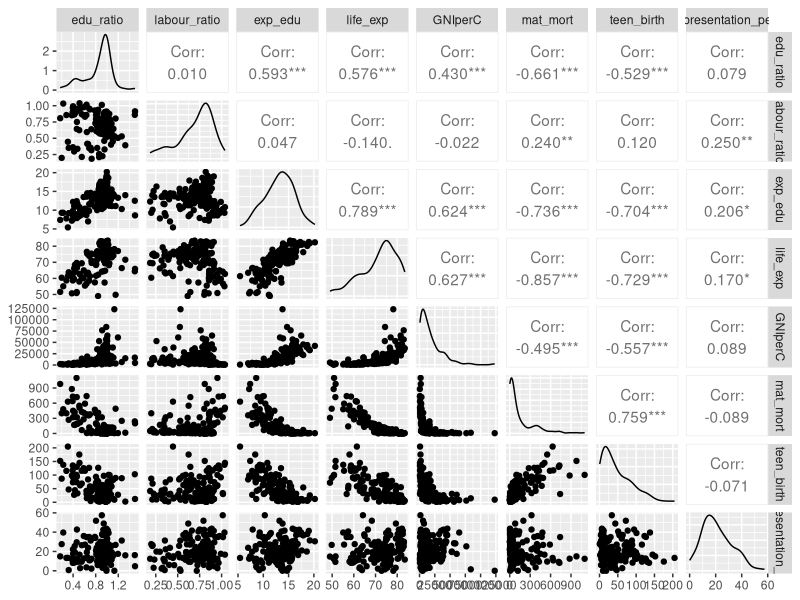
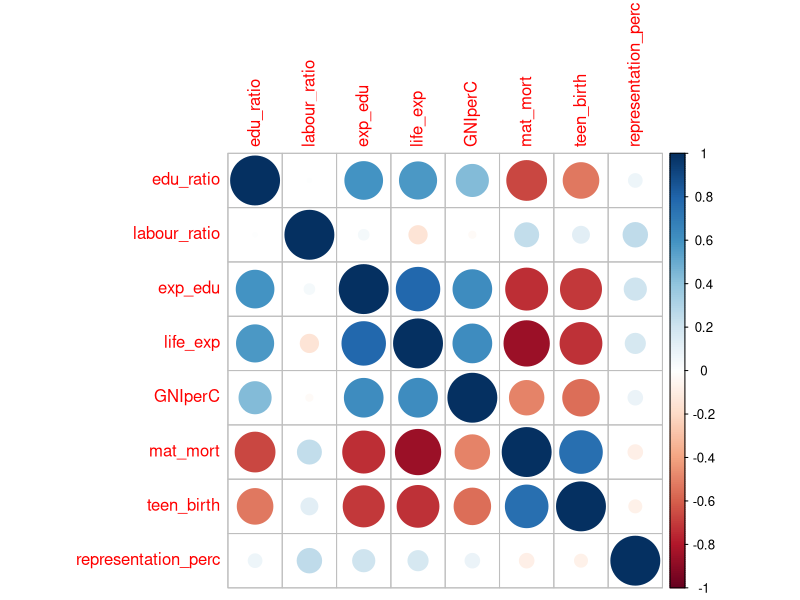
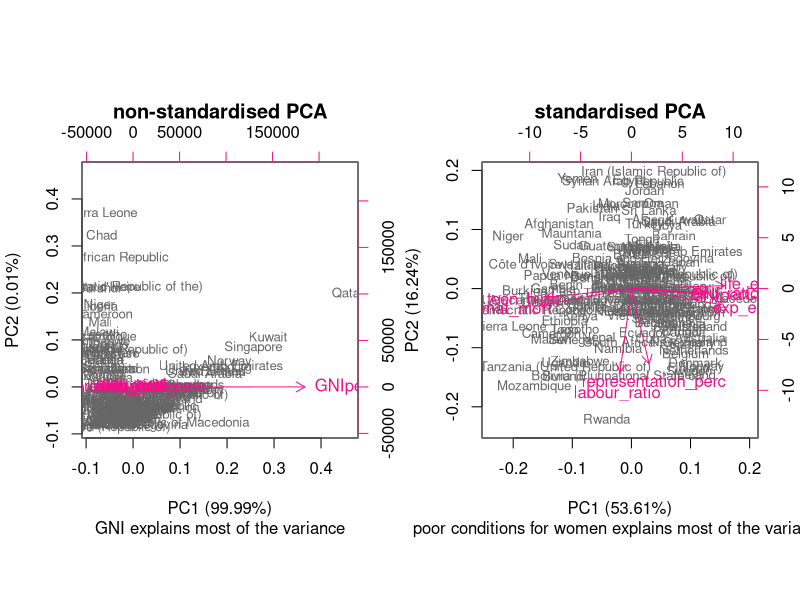
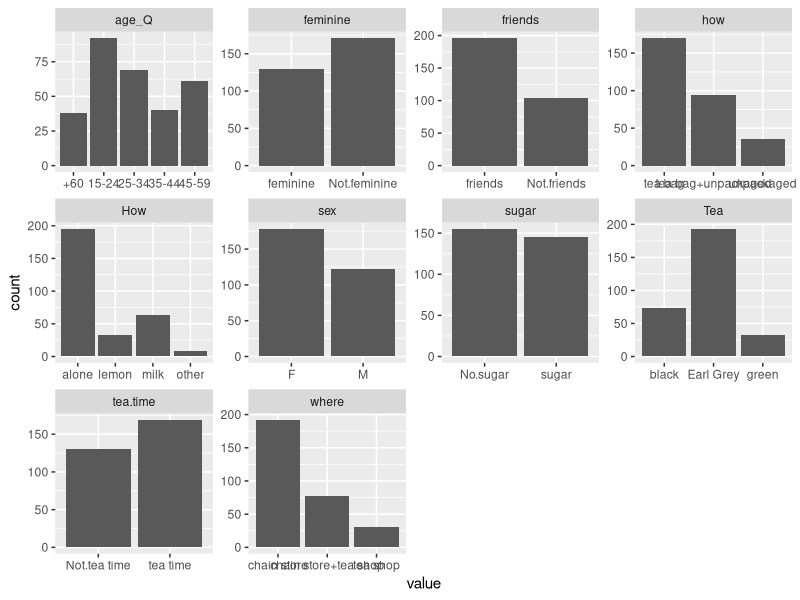
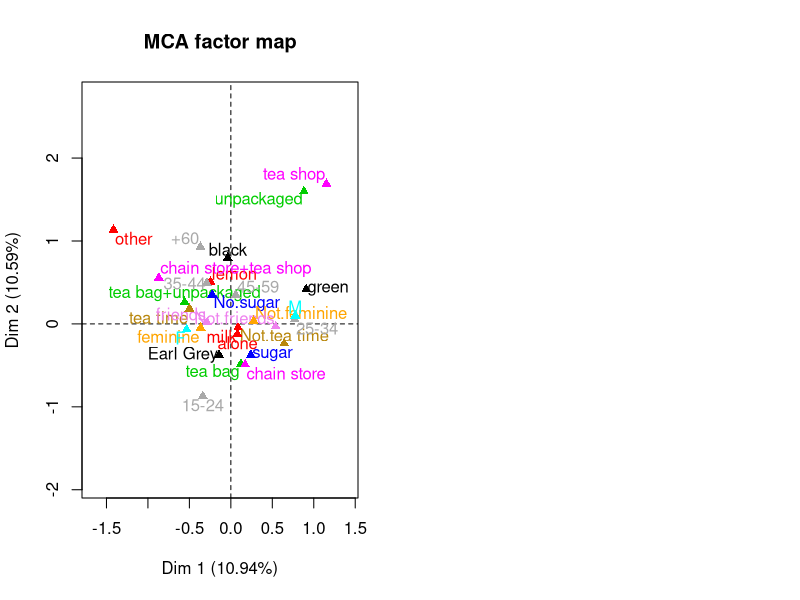

These figures' R source, in order:
## ---- chunk 1
human <- read.table(file='data/human2.tsv', sep = '\t')

summary(human)

## ---- chunk 2
library(dplyr)
library(GGally)
library(corrplot)
## ---- chunk 3

ggpairs(human)


## ---- chunk 4
cor(human) %>% corrplot()
## ---- chunk 5
pca <- prcomp(human)
pca_s <- prcomp(scale(human))
## ---- chunk 6
pca
s1 <- round(100*summary(pca)$importance[2,], digits = 2)
s1 #variability captured by the PCA components without standardisation
pca_s
s2 <- round(100*summary(pca_s)$importance[2,], digits = 2)
s2 #variability captured by PCA when data has been standardised

s1_lab <- paste0(names(s1), " (", s1, "%)")
s2_lab <- paste0(names(s2), " (", s2, "%)")
## ---- chunk 7

par(mfrow = c(1,2))
biplot(pca, choices = 1:2, cex = c(0.8, 1), col = c("grey40", "deeppink2"), xlab = s1_lab[1], ylab = s1_lab[2], main = "non-standardised PCA", sub = "GNI explains most of the variance")
biplot(pca_s, choices = 1:2, cex = c(0.8, 1), col = c("grey40", "deeppink2"), xlab = s2_lab[1], ylab = s2_lab[2], main = "standardised PCA", sub = "poor conditions for women explains most of the variance")


## ---- chunk 8
library(FactoMineR)
library(tidyr)

data(tea)

dim(tea)
str(tea)
## ---- chunk 9
keep_columns <- c("Tea", "How", "how", "sugar", "where", "tea.time", "age_Q", "feminine", "sex", "friends")

tea_time <- subset(tea, select = keep_columns)

gather(tea_time) %>% ggplot(aes(value)) + facet_wrap("key", scales = "free") + geom_bar() 
## ---- chunk 10
mca <- MCA(tea_time, graph = FALSE)
summary(mca)
## ---- chunk 11
plot(mca, invisible=c("ind"), habillage = "quali", graph.type = "classic")
